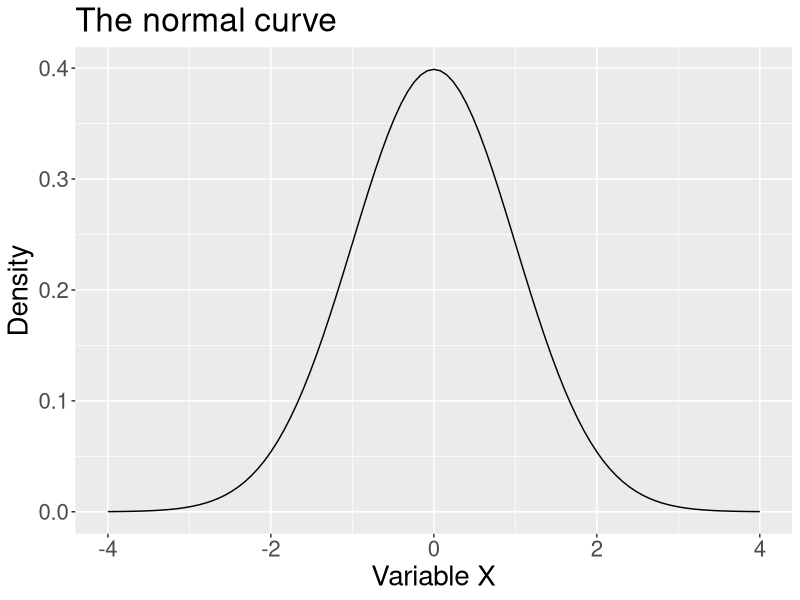
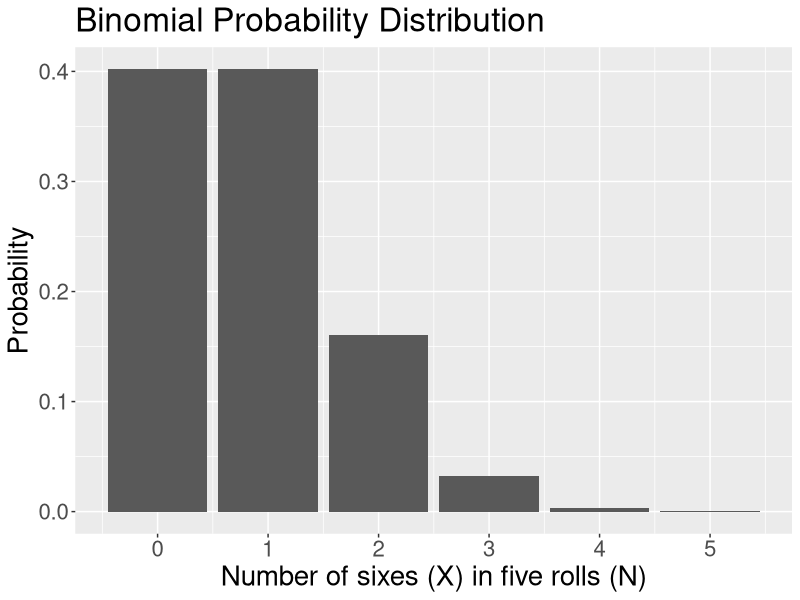
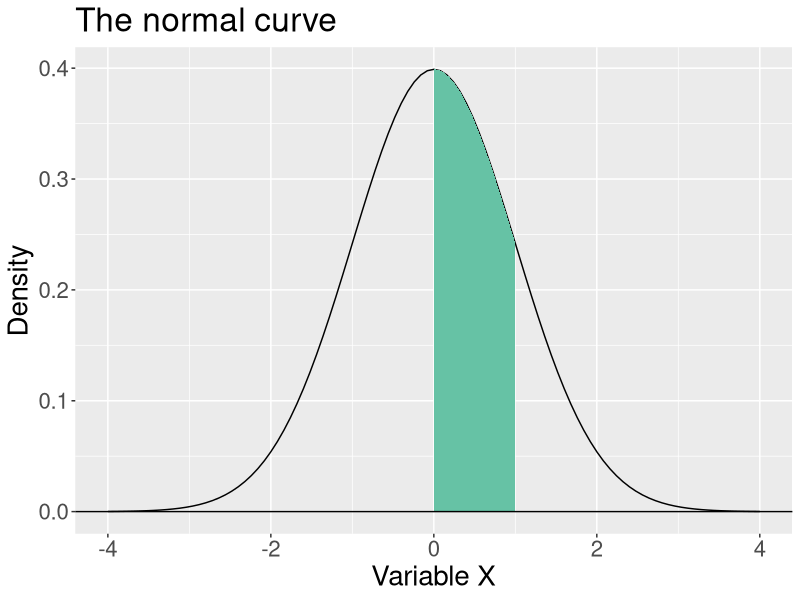
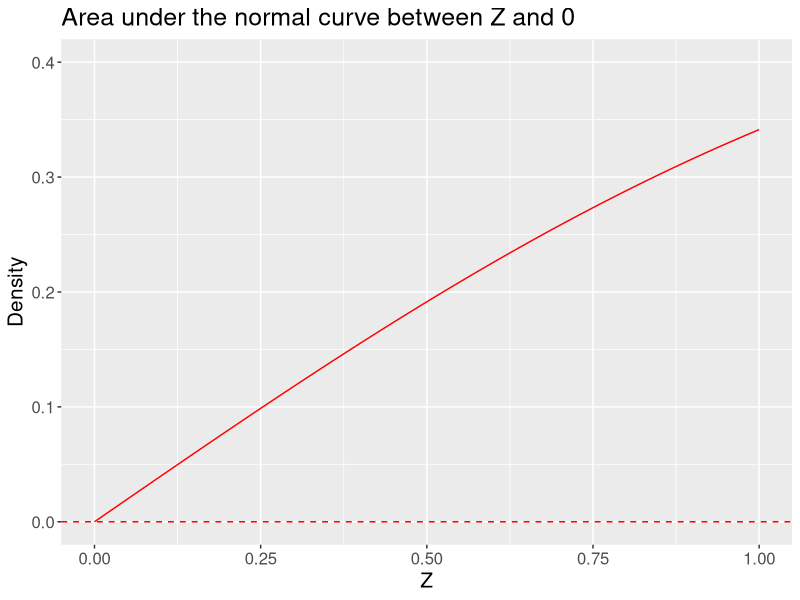
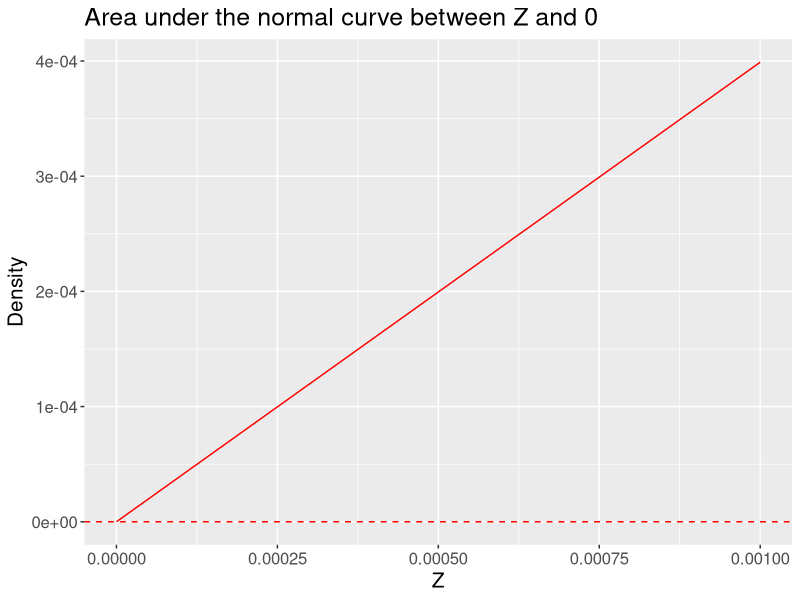
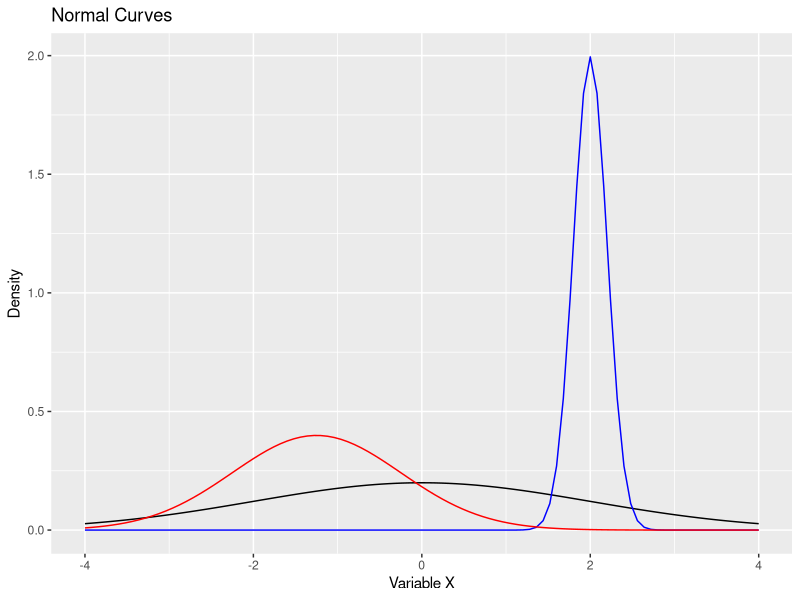
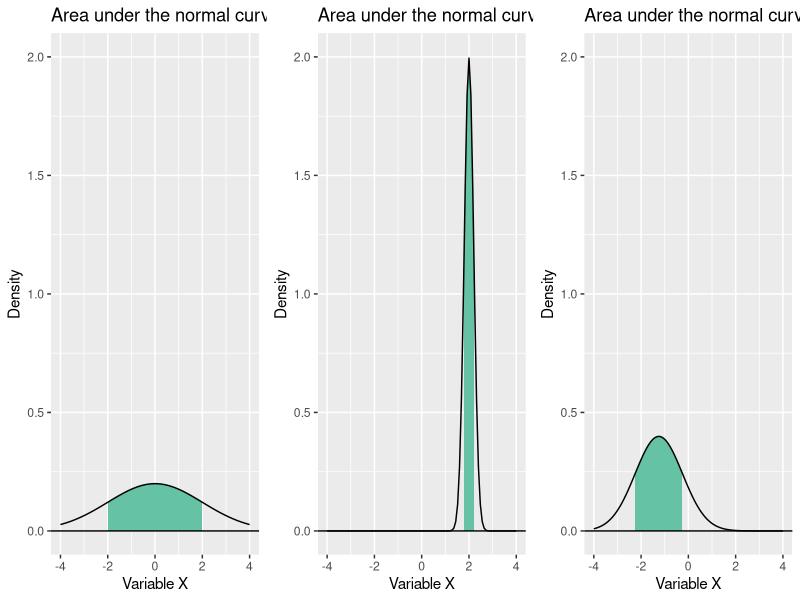
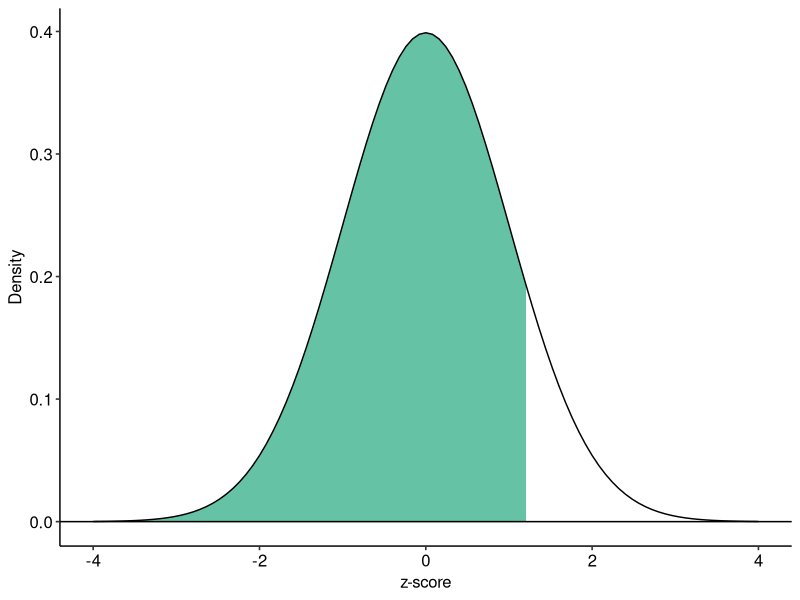

The R script that drew these images, in order:
## ---- chunk 1
library(tidyverse)
library(ggpubr)
colors = RColorBrewer::brewer.pal(4, "Set2")
## ---- chunk 2
ggplot(data.frame(x = seq(-4, 4)), aes(x)) +
  stat_function(fun = function(x) dnorm(x)) +
  scale_x_continuous("Variable X") +
  scale_y_continuous("Density")+
  ggtitle("The normal curve") +
  theme(text = element_text(size = 20))
## ---- chunk 3

## ---- chunk 4
data.frame(num = 0:5, p = dbinom(x = 0:5, size = 5, prob = 1/6)) %>% ggplot(aes(x=num, y=p)) + geom_bar(stat="identity") + scale_x_continuous("Number of sixes (X) in five rolls (N)", breaks=c(0:5)) +scale_y_continuous("Probability")+ggtitle("Binomial Probability Distribution")+
  theme(text = element_text(size = 20))
## ---- chunk 5
ggplot(data.frame(x = seq(-4, 4)), aes(x)) +
  stat_function(fun = function(x) dnorm(x)) + 
  stat_function(fun = function(x) dnorm(x) , 
                xlim = c(0, 1),
                geom = "area", fill = colors[1]) + 
  geom_hline(aes(yintercept = 0))+
  scale_x_continuous("Variable X") + scale_y_continuous("Density")+ggtitle("The normal curve") + theme(text = element_text(size =20))
## ---- chunk 6
ggplot(data.frame(x = seq(0, 1)), aes(x)) +
  stat_function(fun = function(x) pnorm(x)-.5, color = "red") + 
  geom_hline(aes(yintercept = 0), color = "red", linetype = "dashed")+
  scale_x_continuous("Z") +
  scale_y_continuous("Density", limits=c(0,.4)) +ggtitle("Area under the normal curve between Z and 0")+ theme(text = element_text(size = 15))

## ---- chunk 7
ggplot(data.frame(x = seq(0, .001, by =.00005)), aes(x)) +
  stat_function(fun = function(x) pnorm(x)-.5, color = "red") + 
  geom_hline(aes(yintercept = 0), color = "red", linetype = "dashed")+
  scale_x_continuous("Z") +
  scale_y_continuous("Density") +ggtitle("Area under the normal curve between Z and 0")+ theme(text = element_text(size = 15))

## ---- chunk 8
ggplot(data.frame(x = seq(-4, 4)), aes(x)) +
  stat_function(fun = function(x) dnorm(x, mean = 0, sd = 2)) +
  stat_function(fun = function(x) dnorm(x, mean = 2, sd = .2), color = "blue") +
  stat_function(fun = function(x) dnorm(x, mean = -1.25, sd = 1), color = "red") +
  scale_x_continuous("Variable X") +
  scale_y_continuous("Density") +
  ggtitle("Normal Curves")
## ---- chunk 9
p1 = ggplot(data.frame(x = seq(-4, 4)), aes(x)) +
stat_function(fun = function(x) dnorm(x, mean = 0, sd = 2) , 
                xlim = c(0-2, 0+2),
                geom = "area", fill = colors[1]) +
  stat_function(fun = function(x) dnorm(x, mean = 0, sd = 2)) +
  geom_hline(aes(yintercept = 0)) +
  scale_x_continuous("Variable X") +
  scale_y_continuous("Density", limits = c(0,2))+
  ggtitle("Area under the normal curve")

p2 = ggplot(data.frame(x = seq(-4, 4)), aes(x)) +
stat_function(fun = function(x) dnorm(x, mean = 2, sd = .2) , 
                xlim = c(2-.2, 2+.2),
                geom = "area", fill = colors[1]) +
  stat_function(fun = function(x) dnorm(x, mean = 2, sd = .2)) +
  geom_hline(aes(yintercept = 0)) +
  scale_x_continuous("Variable X") +
  scale_y_continuous("Density", limits = c(0,2))+
  ggtitle("Area under the normal curve")

p3 = ggplot(data.frame(x = seq(-4, 4)), aes(x)) +
stat_function(fun = function(x) dnorm(x, mean = -1.25, sd = 1) , 
                xlim = c(-1.25-1, -1.25+1),
                geom = "area", fill = colors[1]) +
  stat_function(fun = function(x) dnorm(x, mean = -1.25, sd = 1)) +
  geom_hline(aes(yintercept = 0)) +
  scale_x_continuous("Variable X") +
  scale_y_continuous("Density", limits = c(0,2))+
  ggtitle("Area under the normal curve")

ggarrange(p1, p2, p3, ncol = 3)
## ---- chunk 10
pnorm(1.2)
## ---- chunk 11
ggplot(data.frame(x = seq(-4, 4)), aes(x)) +
stat_function(fun = function(x) dnorm(x) , 
                xlim = c(-4, 1.2),
                geom = "area", fill = colors[1]) +
  stat_function(fun = function(x) dnorm(x)) +
  geom_hline(aes(yintercept = 0)) +
  scale_x_continuous("z-score") +
  scale_y_continuous("Density")+
  theme_pubr()
## ---- chunk 12
(z = (68-72)/sqrt(8))
pnorm(z)
## ---- chunk 13
pnorm(q = 68, mean = 72, sd = sqrt(8))
## ---- chunk 14
ggplot(data.frame(x = seq(62, 81)), aes(x)) +
stat_function(fun = function(x) dnorm(x, m = 72, sd = sqrt(8)) , 
                xlim = c(62, 68),
                geom = "area", fill = colors[1]) +
  stat_function(fun = function(x) dnorm(x, m = 72, sd = sqrt(8))) +
  geom_hline(aes(yintercept = 0)) +
  scale_x_continuous("z-score") +
  scale_y_continuous("Density")+
  theme_pubr()
## ---- chunk 15
(z = qnorm(.80))
32 + (4*z)
## ---- chunk 16
qnorm(.80, m = 32, sd = 4)
## ---- chunk 17
(z2 = (2-3)/2)
(z7 = (7-3)/2)
(belowz2 = pnorm(-.5))
(belowz7 = pnorm(2))
belowz7-belowz2
## ---- chunk 18
(below2 = pnorm(2, m = 3, sd = 2))
(below7 = pnorm(7, m = 3, sd = 2))
below7-below2
## ---- chunk 19
set.seed(102419)
reps = 1000
n2 = vector("numeric", reps)
n5 = vector("numeric", reps)
n25 = vector("numeric", reps)
n100 = vector("numeric", reps)

for(i in 1:reps){
  n2[i] = sd(rnorm(n = 2))
  n5[i] = sd(rnorm(n = 5))
  n25[i] = sd(rnorm(n = 25))
  n100[i] = sd(rnorm(n = 100))
}

data.frame(N = rep(c(2,5,25,100), each = reps), s = c(n2, n5, n25, n100)) %>%
  ggplot(aes(x = s)) + 
  geom_histogram(fill = "purple") + 
  scale_x_continuous("Standard Deviation")+
  scale_y_continuous("Density") +
  facet_wrap(~N, scales = "free_y")
## ---- chunk 20
set.seed(102419)
reps = 1000
n2 = vector("numeric", reps)
n5 = vector("numeric", reps)
n25 = vector("numeric", reps)
n100 = vector("numeric", reps)

for(i in 1:reps){
  n2[i] = range(rnorm(n = 2))[2] - range(rnorm(n = 2))[1]
  n5[i] = range(rnorm(n = 5))[2] - range(rnorm(n = 5))[1]
  n25[i] = range(rnorm(n = 25))[2] - range(rnorm(n = 25))[1]
  n100[i] = range(rnorm(n = 100))[2] - range(rnorm(n = 100))[1]
}

data.frame(N = rep(c(2,5,25,100), each = reps), s = c(n2, n5, n25, n100)) %>%
  ggplot(aes(x = s)) + 
  geom_histogram(fill = "purple") + 
  scale_x_continuous("Range")+
  scale_y_continuous("Density") +
  facet_wrap(~N, scales = "free_y")
## ---- chunk 21
ggplot(data.frame(x = seq(-4, 4)), aes(x)) +
  stat_function(fun = function(x) dnorm(x), 
                aes(color = "Normal", linetype = "Normal")) +
  stat_function(fun = function(x) dt(x, df = 1), 
                aes(color = "t(1)", linetype = "t(1)")) +
  stat_function(fun = function(x) dt(x, df = 5), 
                aes(color = "t(5)", linetype = "t(5)")) +
  stat_function(fun = function(x) dt(x, df = 25), 
                aes(color = "t(25)", linetype = "t(25)")) +
  stat_function(fun = function(x) dt(x, df = 100), 
                aes(color = "t(100)", linetype = "t(100)")) + 
  scale_x_continuous("Variable X") +
  scale_y_continuous("Density") +
  scale_color_manual("", 
                     values = c("red", "black", "black", "blue", "blue")) +
  scale_linetype_manual("", 
                        values = c("solid", "solid", "dashed", "solid", "dashed")) +
  ggtitle("The Normal and t Distributions") +
  theme(text = element_text(size=20),legend.position = "bottom")
